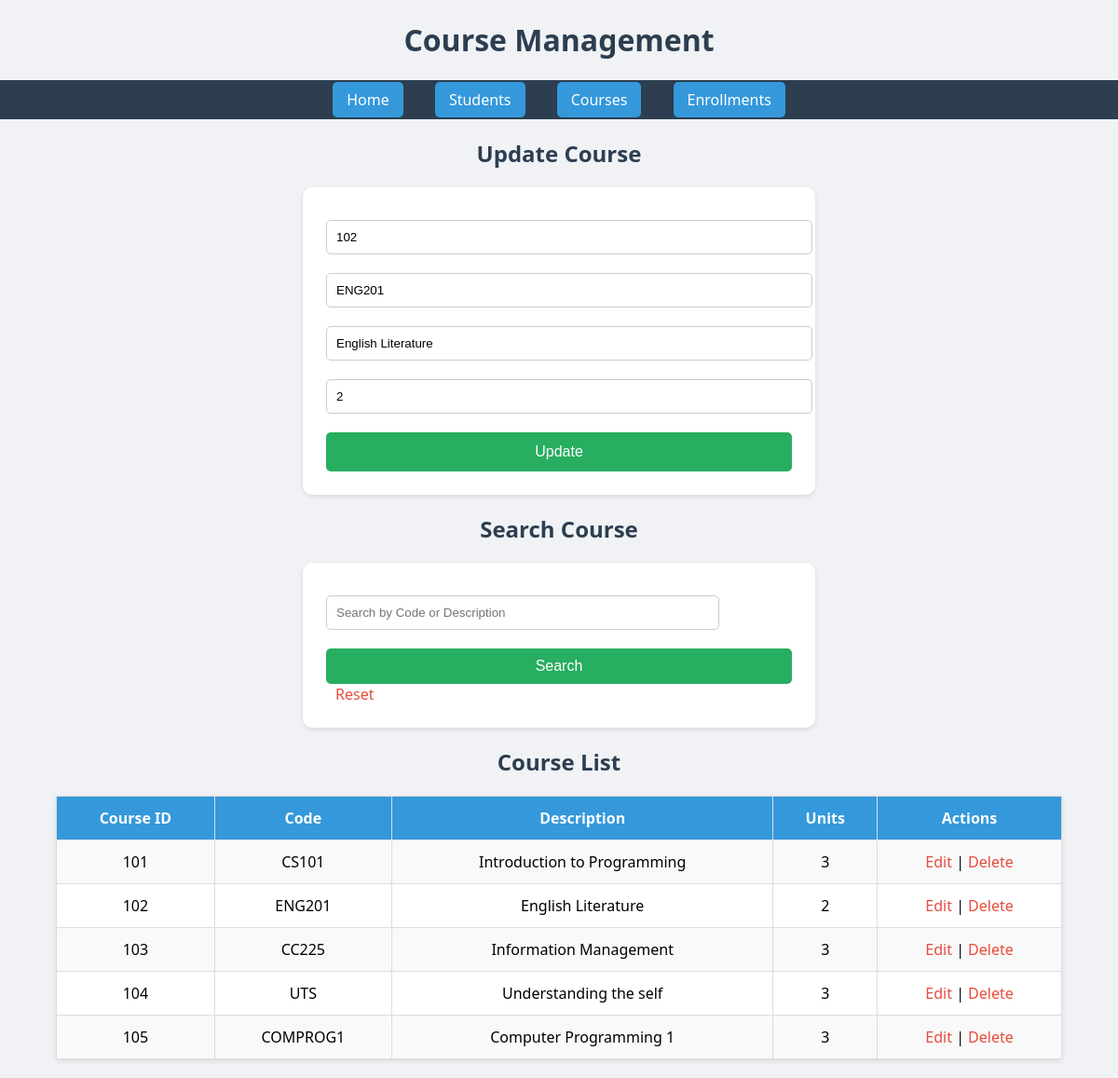
The page /course.php?edit=102 on the database its author committed.
### tables this page shows
CREATE TABLE `course` (
  `COURSEID` int(11) NOT NULL,
  `COURSE_CODE` varchar(255) DEFAULT NULL,
  `COURSE_DESCRIPTION` varchar(255) DEFAULT NULL,
  `UNITS` varchar(15) DEFAULT NULL
);

### course.php (the view, shortened to what this page needs)
<?php
include 'db.php';
$update = false;
$course_id = "";
$course_code = "";
$course_description = "";
$units = "";
if (isset($_GET['edit'])) {
    $course_id = $_GET['edit'];
    $update = true;
    $result = $conn->query("SELECT * FROM COURSE WHERE COURSEID=$course_id") or die($conn->error);
    if ($result->num_rows == 1) {
        $row = $result->fetch_assoc();
        $course_id = $row['COURSEID'];
        $course_code = $row['COURSE_CODE'];
        $course_description = $row['COURSE_DESCRIPTION'];
        $units = $row['UNITS'];
    }
}
?>
<!DOCTYPE html>
<html>
<head>
    <link rel="stylesheet" href="style.css">
</head>
<body>
<h1>Course Management</h1>
<nav>
    <a href="index.php">Home</a>
    <a href="student.php">Students</a>
    <a href="course.php">Courses</a>
    <a href="enrollment.php">Enrollments</a>
</nav>
<h2><?php echo $update ? "Update Course" : "Add New Course"; ?></h2>
<form method="post" action="course.php">
    <input type="number" name="course_id" placeholder="Course ID" value="<?php echo $course_id; ?>" required <?php if($update) echo "readonly"; ?>>
    <input type="text" name="course_code" placeholder="Course Code" value="<?php echo $course_code; ?>" required>
    <input type="text" name="course_description" placeholder="Course Description" value="<?php echo $course_description; ?>">
    <input type="number" name="units" placeholder="Units" value="<?php echo $units; ?>" required>
    <input type="submit" name="<?php echo $update ? "update" : "save"; ?>" value="<?php echo $update ? "Update" : "Save"; ?>">
</form>
<h2>Search Course</h2>
<form method="get" action="course.php" style="max-width: 500px; margin: 20px auto;">
    <input type="text" name="search" placeholder="Search by Code or Description" style="width: 80%; padding: 10px;">
    <input type="submit" value="Search" style="padding: 10px;">
    <a href="course.php" style="margin-left: 10px; text-decoration: none;">Reset</a>
</form>
<h2>Course List</h2>
<table>
    <tr>
        <th>Course ID</th>
        <th>Code</th>
        <th>Description</th>
        <th>Units</th>
        <th>Actions</th>
    </tr>
    <?php
    if (isset($_GET['search'])) {
        $search = $conn->real_escape_string($_GET['search']);
        $result = $conn->query("SELECT * FROM COURSE WHERE COURSE_CODE LIKE '%$search%' OR COURSE_DESCRIPTION LIKE '%$search%'") or die($conn->error);
    } else {
        $result = $conn->query("SELECT * FROM COURSE") or die($conn->error);
    }
    while ($row = $result->fetch_assoc()):
    ?>
    <tr>
        <td><?php echo $row['COURSEID']; ?></td>
        <td><?php echo $row['COURSE_CODE']; ?></td>
        <td><?php echo $row['COURSE_DESCRIPTION']; ?></td>
        <td><?php echo $row['UNITS']; ?></td>
        <td>
            <a href="course.php?edit=<?php echo $row['COURSEID']; ?>">Edit</a> |
            <a href="course.php?delete=<?php echo $row['COURSEID']; ?>" onclick="return confirm('Are you sure?')">Delete</a>
        </td>
    </tr>
    <?php endwhile; ?>
</table>
</body>
</html>

### style.css (style rules this page uses)
body { font-family: 'Segoe UI', Tahoma, Geneva, Verdana, sans-serif; background-color: #f0f2f5; margin: 0; padding: 0; }
h1, h2 { text-align: center; color: #2c3e50; }
nav { background-color: #2c3e50; padding: 10px 20px; text-align: center; }
nav a { color: white; text-decoration: none; margin: 0 15px; font-size: 16px; padding: 8px 15px; background-color: #3498db; border-radius: 5px; transition: background 0.3s ease; }
form { max-width: 500px; margin: 20px auto; background: #fff; padding: 25px; border-radius: 10px; box-shadow: 0px 2px 5px rgba(0,0,0,0.1); }
form input[type="text"], form input[type="email"], form input[type="number"], form input[type="date"], form select { width: 100%; padding: 10px; margin: 10px 0; border-radius: 5px; border: 1px solid #ccc; }
form input[type="submit"] { width: 100%; padding: 12px; background-color: #27ae60; border: none; color: white; font-size: 16px; border-radius: 5px; cursor: pointer; margin-top: 10px; }
table { width: 90%; margin: 20px auto; border-collapse: collapse; background: white; box-shadow: 0px 2px 5px rgba(0,0,0,0.1); }
table, th, td { border: 1px solid #ddd; }
th, td { padding: 12px; text-align: center; }
th { background-color: #3498db; color: white; }
tr:nth-child(even) { background-color: #f9f9f9; }
a { color: #e74c3c; text-decoration: none; }

### rows shown on the page
course: course_id "102", course_code "ENG201", course_description "English Literature", units "2", COURSEID "102", COURSE_CODE "ENG201", COURSE_DESCRIPTION "English Literature", UNITS "2"
course: COURSEID "101", COURSE_CODE "CS101", COURSE_DESCRIPTION "Introduction to Programming", UNITS "3"
course: COURSEID "103", COURSE_CODE "CC225", COURSE_DESCRIPTION "Information Management", UNITS "3"
course: COURSEID "104", COURSE_CODE "UTS", COURSE_DESCRIPTION "Understanding the self", UNITS "3"
course: COURSEID "105", COURSE_CODE "COMPROG1", COURSE_DESCRIPTION "Computer Programming 1", UNITS "3"
